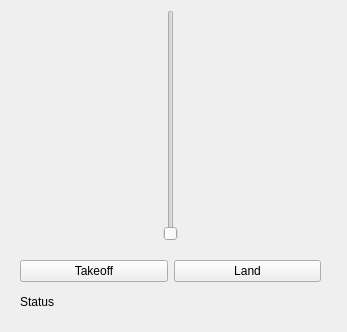
<?xml version="1.0" encoding="UTF-8"?>
<ui version="4.0">
 <class>MainWindow</class>
 <widget class="QMainWindow" name="MainWindow">
  <property name="geometry">
   <rect>
    <x>0</x>
    <y>0</y>
    <width>347</width>
    <height>332</height>
   </rect>
  </property>
  <property name="windowTitle">
   <string>MainWindow</string>
  </property>
  <widget class="QWidget" name="centralwidget">
   <widget class="QWidget" name="">
    <property name="geometry">
     <rect>
      <x>20</x>
      <y>10</y>
      <width>301</width>
      <height>231</height>
     </rect>
    </property>
    <layout class="QHBoxLayout" name="horizontalLayout">
     <item>
      <widget class="QSlider" name="height_ctrl">
       <property name="orientation">
        <enum>Qt::Vertical</enum>
       </property>
      </widget>
     </item>
     <item>
      <layout class="QHBoxLayout" name="joystick_layout"/>
     </item>
    </layout>
   </widget>
   <widget class="QWidget" name="">
    <property name="geometry">
     <rect>
      <x>20</x>
      <y>260</y>
      <width>301</width>
      <height>56</height>
     </rect>
    </property>
    <layout class="QVBoxLayout" name="verticalLayout_2">
     <item>
      <layout class="QHBoxLayout" name="horizontalLayout_2">
       <item>
        <widget class="QPushButton" name="takeoff_btn">
         <property name="text">
          <string>Takeoff</string>
         </property>
        </widget>
       </item>
       <item>
        <widget class="QPushButton" name="land_btn">
         <property name="text">
          <string>Land</string>
         </property>
        </widget>
       </item>
      </layout>
     </item>
     <item>
      <widget class="QLabel" name="status_txt">
       <property name="text">
        <string>Status</string>
       </property>
      </widget>
     </item>
    </layout>
   </widget>
  </widget>
 </widget>
 <resources/>
 <connections/>
</ui>
